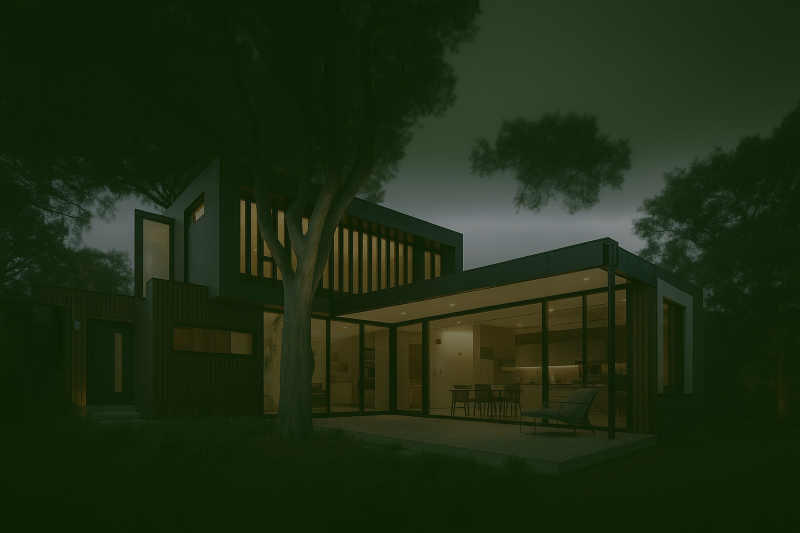
#> input picture _src/images/hero/hero-villa.jpg, 1600 x 1066 px, given in place of fassade-vorher.jpg, which was not available (shown at 1/2 size)
$ python va_align.py ../images/hero/hero-villa.jpg ../images/hero/hero-desktop.jpg
#> lines starting #> are read from the running program, lines starting #| are printed output that depends on the picture; after the words box and inside, x2 and y2 are one past the last pixel; in counts of white or black regions, pixels touching at a corner belong together
"""
Vorher/Nachher-Bildregistrierung (Stufe a).

Richtet das Vorher-Bild per SIFT-Merkmalen + Homographie (RANSAC) exakt auf das
Nachher-Bild aus und misst die verbleibende Abweichung:
  edge_px = mittlerer Abstand (px) der Vorher-Kanten zur nächsten Nachher-Kante.
Zusätzlich werden Prüfbilder (Slider bei 25/50/75 %, Differenzbild) geschrieben.

Aufruf:  python3 _src/tools/va_align.py <eingabe-ordner> <ausgabe-ordner>
Eingabe: <id>-vorher.jpg / <id>-nachher.jpg (id = fassade, fenster, innen)
"""
import json
import sys
from pathlib import Path

import cv2
import numpy as np

PAIRS = ("fassade", "fenster", "innen")
RATIO = 0.75          # Lowe-Ratio-Test
MIN_MATCHES = 40


def edge_misalignment(moving, reference, mask=None):
    """Mittlerer Abstand der Kanten von `moving` zur nächsten Kante in `reference`."""
    e_ref = cv2.Canny(cv2.GaussianBlur(reference, (5, 5), 0), 60, 160)
    e_mov = cv2.Canny(cv2.GaussianBlur(moving, (5, 5), 0), 60, 160)
    dist = cv2.distanceTransform(255 - e_ref, cv2.DIST_L2, 3)
    sel = e_mov > 0
    if mask is not None:
        sel &= mask > 0
    return float(np.mean(dist[sel])) if sel.any() else float("nan")


# [55 lines left out: functions inner_rect, register, slider_preview, not called in this run]


def main(src_dir, out_dir):
#> called with src_dir = '../images/hero/hero-villa.jpg', out_dir = '../images/hero/hero-desktop.jpg'
    src_dir, out_dir = Path(src_dir), Path(out_dir)
    out_dir.mkdir(parents=True, exist_ok=True)
    report = {}
    for pid in PAIRS:
        vorher = cv2.imread(str(src_dir / f"{pid}-vorher.jpg"))
#> vorher is the input picture: shape (1066, 1600, 3); mean B, G, R 18.8, 43.5, 30
        nachher = cv2.imread(str(src_dir / f"{pid}-nachher.jpg"))
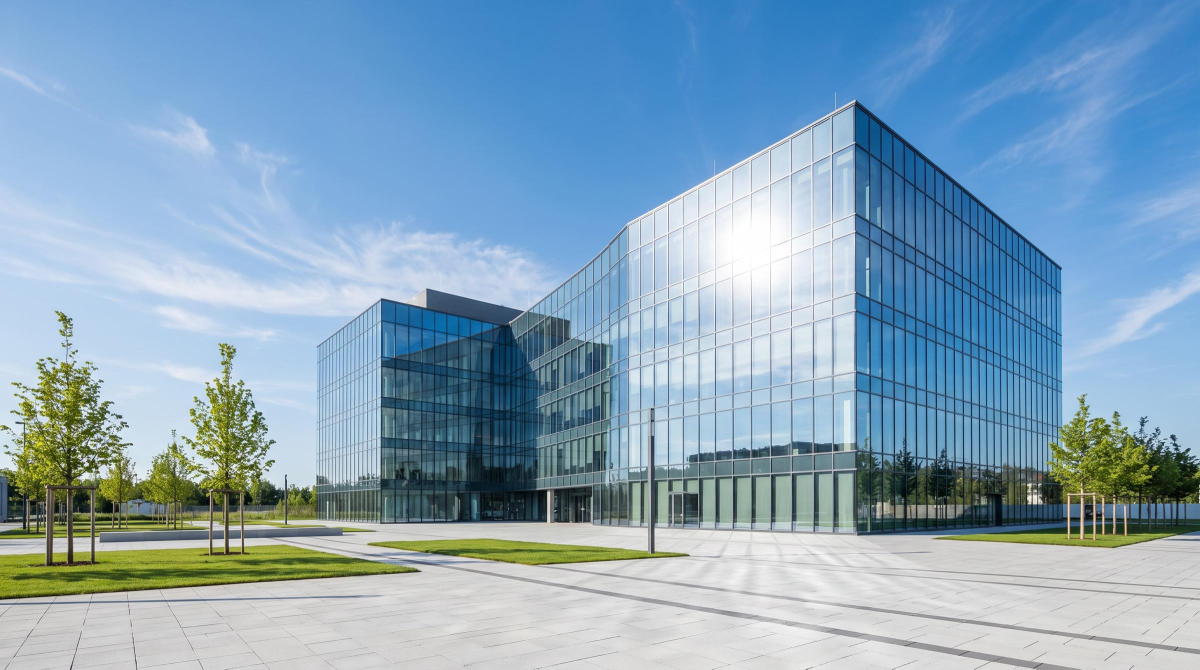
#> input picture _src/images/hero/hero-desktop.jpg, 2400 x 1339 px, given in place of fassade-nachher.jpg, which was not available (shown at 1/2 size)
#> nachher is the input picture: shape (1339, 2400, 3); mean B, G, R 187.4, 165.2, 134.1
        g_v = cv2.cvtColor(vorher, cv2.COLOR_BGR2GRAY)
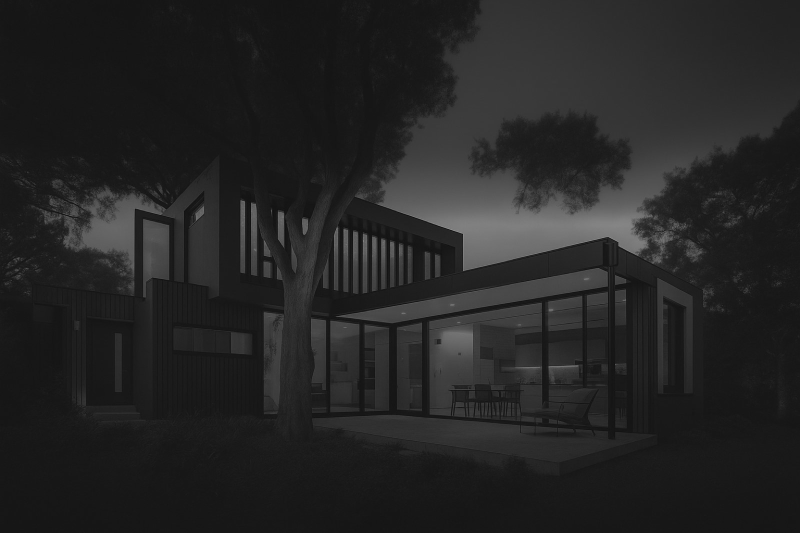
#> g_v: shape (1066, 1600) (shown at 1/2 size); min 4, max 167, mean 36.6
        g_n = cv2.cvtColor(nachher, cv2.COLOR_BGR2GRAY)
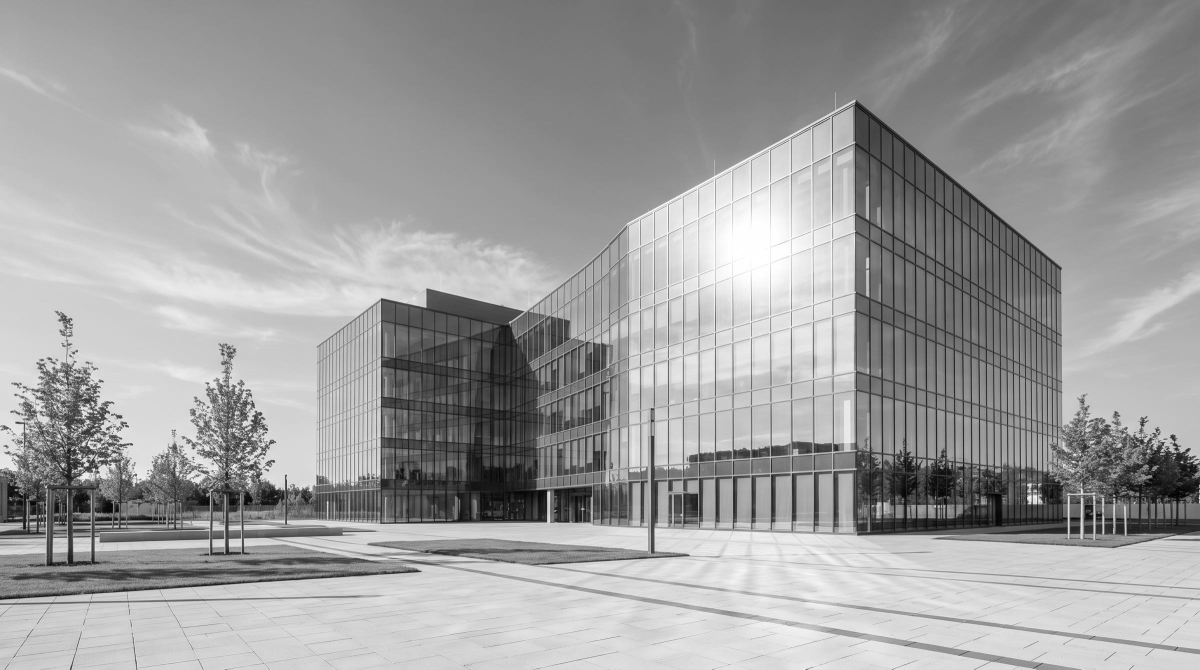
#> g_n: shape (1339, 2400) (shown at 1/2 size); min 1, max 255, mean 158.4
        entry = {"edge_px_original": round(edge_misalignment(g_v, g_n), 2)}
#> in edge_misalignment, `e_ref = cv2.Canny(cv2.GaussianBlur(reference, (5, 5), 0), 60, 160)`:
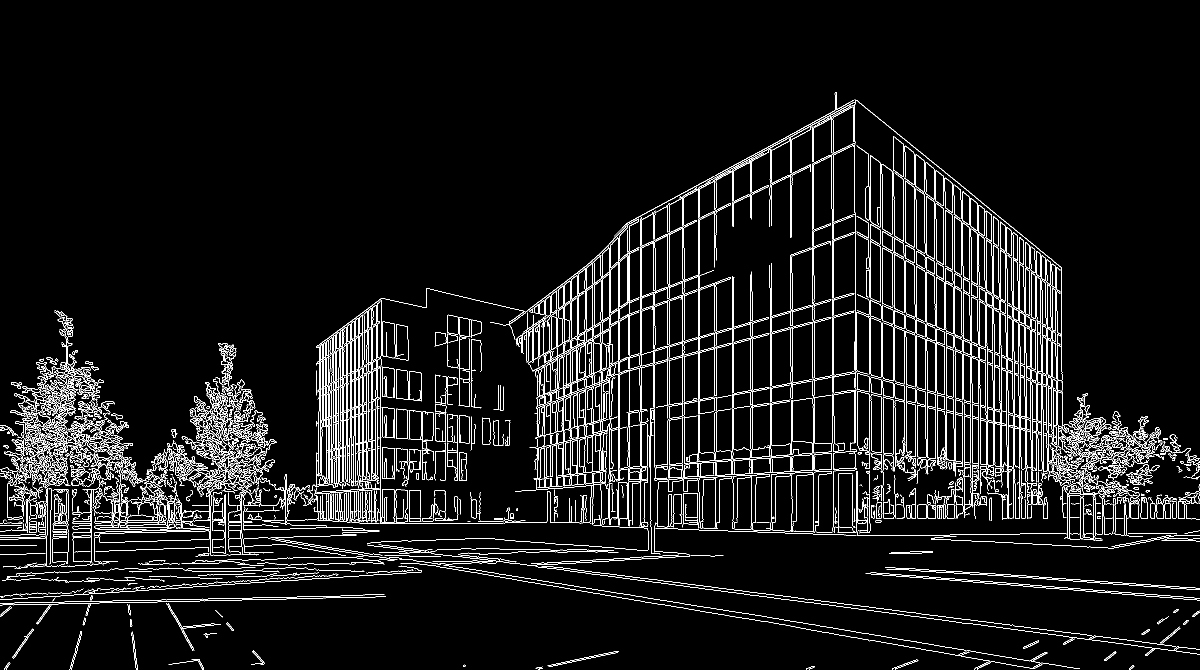
#> e_ref: shape (1339, 2400) (shown at 1/2 size); 5.7% white in thin lines or dots, all inside (x1, y1, x2, y2) = (0, 184, 2400, 1339)
#> in edge_misalignment, `e_mov = cv2.Canny(cv2.GaussianBlur(moving, (5, 5), 0), 60, 160)`:
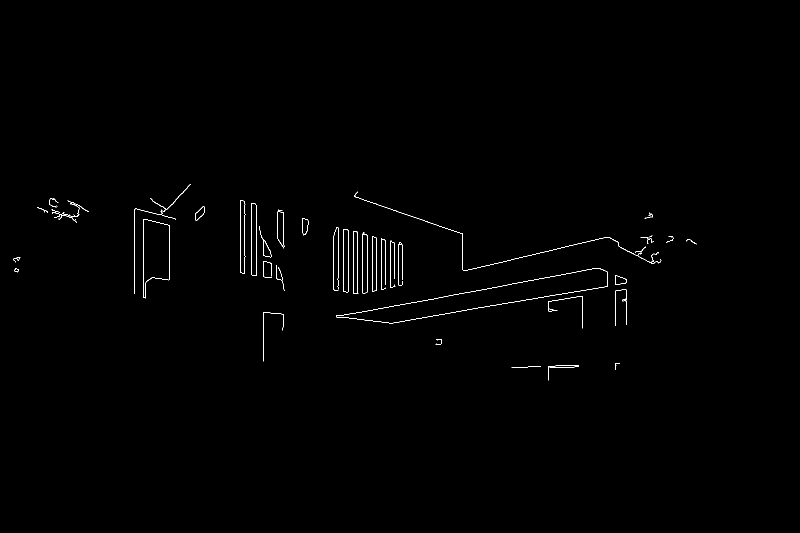
#> e_mov: shape (1066, 1600) (shown at 1/2 size); 0.43% white in thin lines or dots, all inside (x1, y1, x2, y2) = (26, 368, 1394, 761)
#> in edge_misalignment, `dist = cv2.distanceTransform(255 - e_ref, cv2.DIST_L2, 3)`:
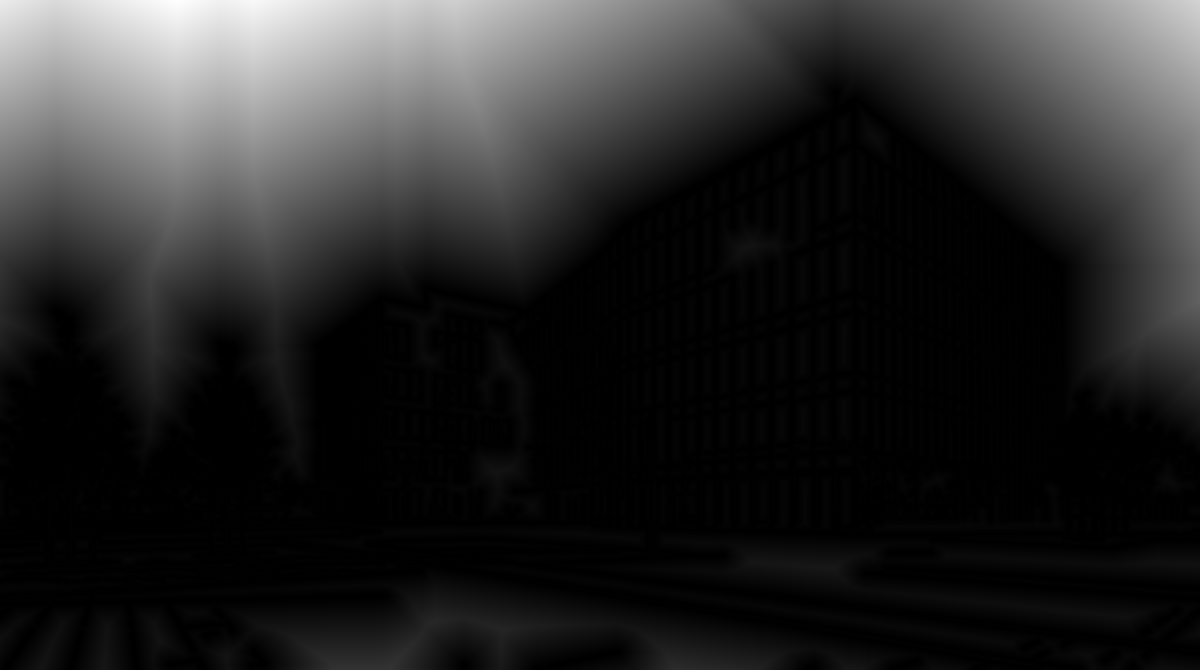
#> dist: shape (1339, 2400) float32 (shown at 1/2 size); min 0, max 689.9, mean 110; drawn with min black and max white
        try:
            warped, valid, inliers, good = register(vorher, nachher)
            t, b, l, r = inner_rect(valid)
            wv, wn = warped[t:b, l:r], nachher[t:b, l:r]
            entry.update({
                "inliers": inliers, "matches": good, "crop": [l, t, r - l, b - t],
                "edge_px_registriert": round(edge_misalignment(cv2.cvtColor(wv, cv2.COLOR_BGR2GRAY), cv2.cvtColor(wn, cv2.COLOR_BGR2GRAY)), 2),
            })
            cv2.imwrite(str(out_dir / f"{pid}-vorher-registriert.jpg"), wv, [cv2.IMWRITE_JPEG_QUALITY, 92])
            cv2.imwrite(str(out_dir / f"{pid}-nachher-registriert.jpg"), wn, [cv2.IMWRITE_JPEG_QUALITY, 92])
            slider_preview(wv, wn, out_dir / f"{pid}-pruefung-registriert.jpg")
        except ValueError as err:
            entry["fehler"] = str(err)
        slider_preview(vorher, nachher, out_dir / f"{pid}-pruefung-original.jpg")
        report[pid] = entry
    print(json.dumps(report, indent=2, ensure_ascii=False))


if __name__ == "__main__":
    if len(sys.argv) != 3:
        sys.exit("Aufruf: va_align.py <eingabe-ordner> <ausgabe-ordner>")
#> (the run stopped early here; a loop or call above may not have finished)
